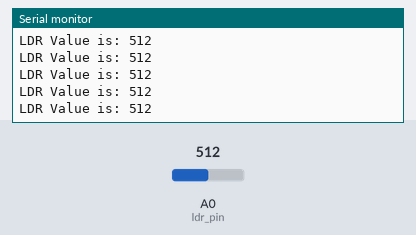
A sketch run on a simulated Arduino Uno, built with avr-gcc and run on an emulated ATmega328P. Shown: the last lines printed to the serial monitor. The test bench sets the inputs (shaded band); at power-on: A0 (ldr_pin) = 512.

Above: at 1.2 s.
1.3 s: A0 (ldr_pin) set to 983
At 1.33 s:
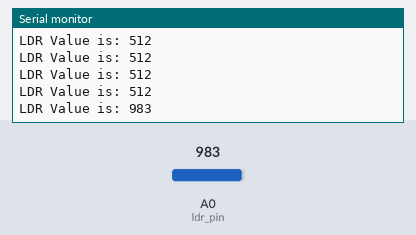
2.8 s: A0 (ldr_pin) set to 1008
At 2.84 s:
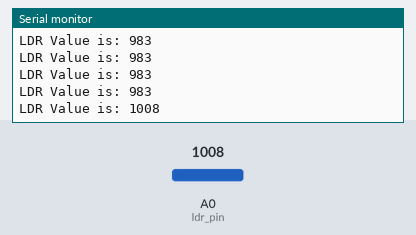
Timing chart, 0 to 5.8 s (numbered marks = the images above; inputs shaded):
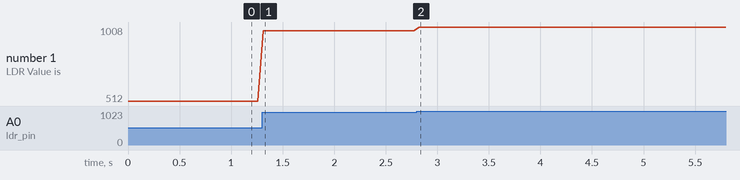

The sketch:

lightdetectorresistor.ino
```cpp
int ldr_pin = A0;
int analogValue=0;
void setup() {
  // put your setup code here, to run once:
  Serial.begin(9600);
}

void loop() {
  // put your main code here, to run repeatedly:
analogValue = analogRead(ldr_pin);
Serial.print("LDR Value is: ");
Serial.println(analogValue);
delay(50);


}
```

Measured:
- after the input at 1.3 s, the serial monitor: prints a new line at once (image 1)
- after the input at 2.8 s, the serial monitor: prints a new line at once (image 2)
- plotted number 1: 512 → 983 after the input at 1.3 s, 983 → 1008 after the input at 2.8 s
